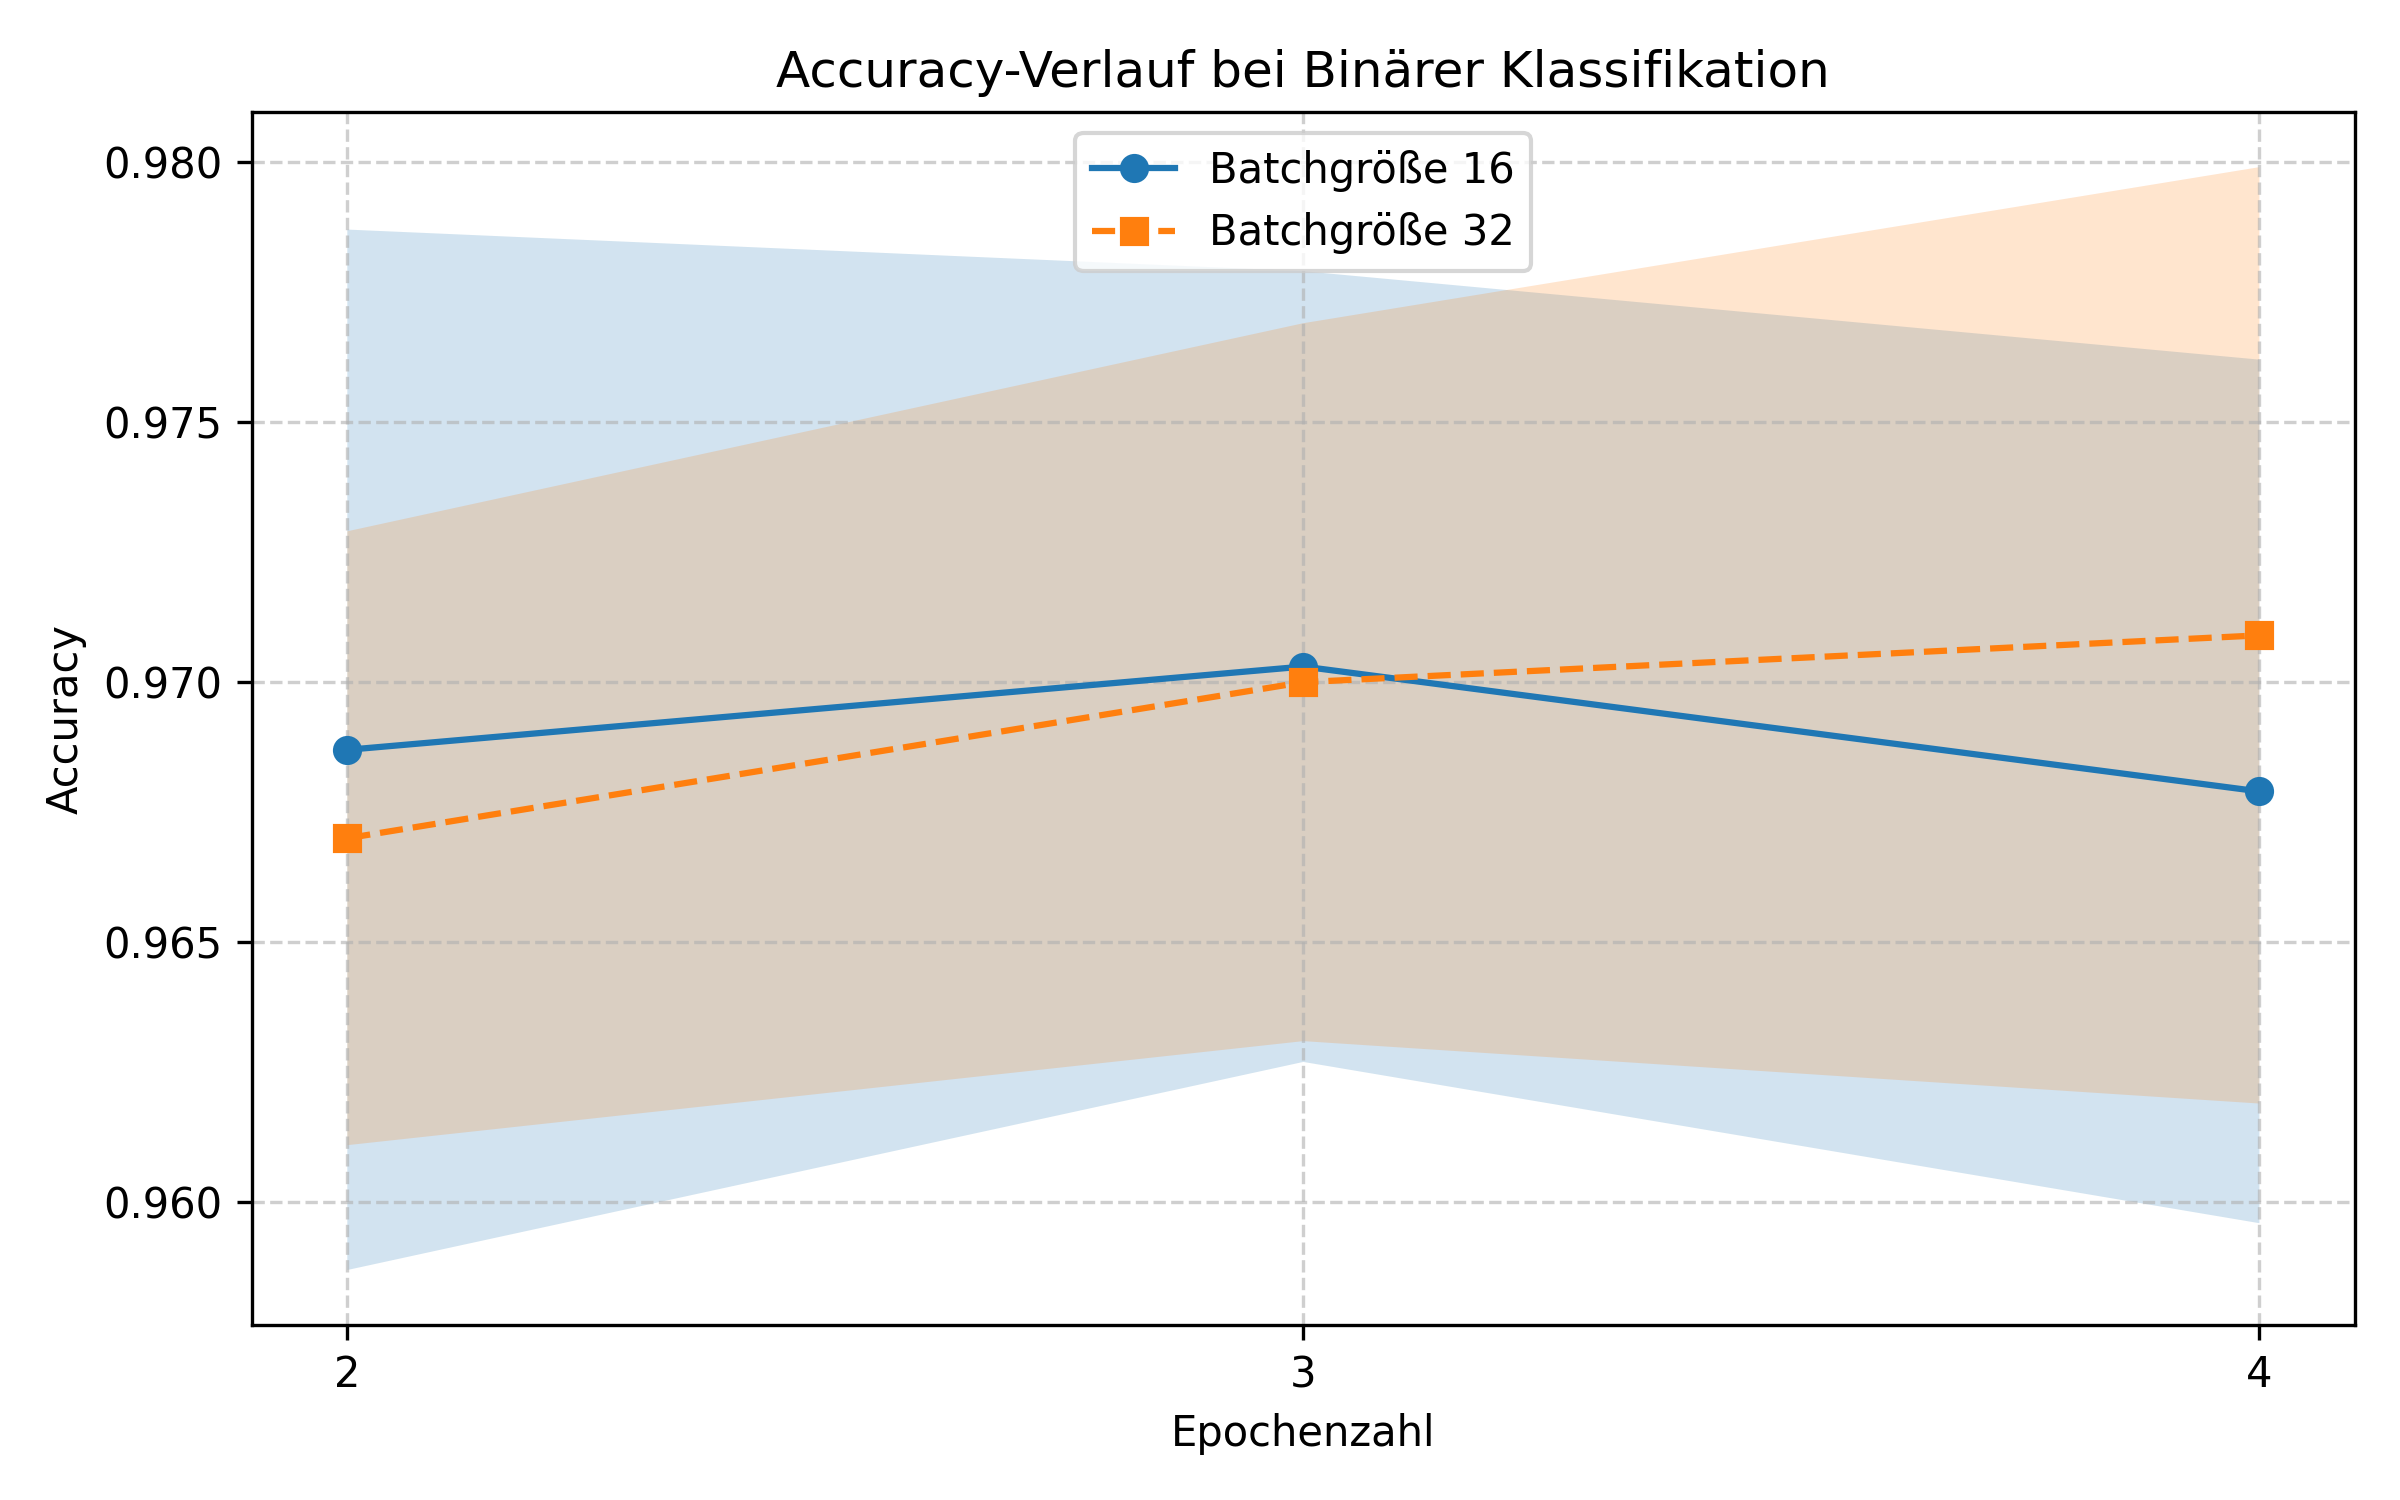

Reproduce this figure in Python.
# ================================================================
# Plots the accuracy over epochs for binary classification with
# two batch sizes, including standard deviation shading.
# ================================================================

import matplotlib.pyplot as plt
import numpy as np

# --- Measurement data ---------------------------------------------------------
# Epochs
epochs = [2, 3, 4]

# Mean accuracy values
accuracy_batch16 = [0.9687, 0.9703, 0.9679]
accuracy_batch32 = [0.9670, 0.9700, 0.9709]

# Standard deviations
std_batch16 = [0.0100, 0.0076, 0.0083]
std_batch32 = [0.0059, 0.0069, 0.0090]

# --- Create plot ------------------------------------------------
plt.figure(figsize=(8, 5))

# Main curves
plt.plot(epochs, accuracy_batch16, '-o', label='Batchgröße 16')
plt.plot(epochs, accuracy_batch32, '--s', label='Batchgröße 32')

# Standard deviation shading
plt.fill_between(
    epochs,
    np.array(accuracy_batch16) - np.array(std_batch16),
    np.array(accuracy_batch16) + np.array(std_batch16),
    alpha=0.2
)

plt.fill_between(
    epochs,
    np.array(accuracy_batch32) - np.array(std_batch32),
    np.array(accuracy_batch32) + np.array(std_batch32),
    alpha=0.2
)

# Axes labels, title, layout
plt.xlabel('Epochenzahl')
plt.ylabel('Accuracy')
plt.title('Accuracy-Verlauf bei Binärer Klassifikation')
plt.xticks(epochs)  # only integer values on X-axis
plt.grid(True, linestyle='--', alpha=0.6)
plt.legend(loc='upper center')

plt.tight_layout()
plt.savefig("9_3_accuracy_binary.png", dpi=300)
plt.show()
